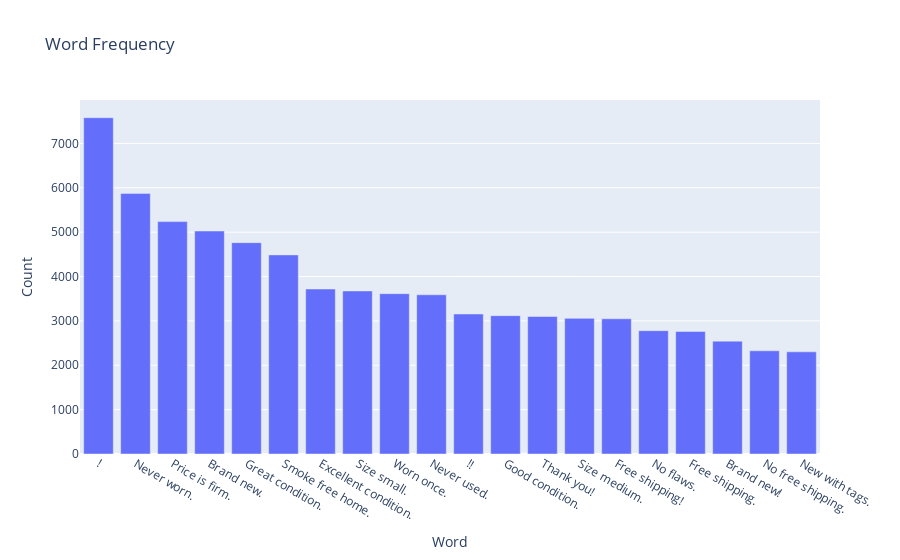

The notebook cell this image was saved under:
### Code cell
print(train.item_description.isnull().sum())

train = train[pd.notnull(train['item_description'])]

tokenize = nltk.data.load('tokenizers/punkt/english.pickle')
cat_desc = dict()
for cat in train['general_cat'].unique():
    text = ' '.join(train.loc[train['general_cat'] == cat, 'item_description'].values)
    cat_desc[cat] = tokenize.tokenize(text)


flat_lst = [item for sublist in list(cat_desc.values()) for item in sublist]
allWordsCount = Counter(flat_lst)
all_top10 = allWordsCount.most_common(20)
x = [w[0] for w in all_top10]
y = [w[1] for w in all_top10]
tracel = go.Bar(x=x, y=y)
layout = dict(title='Word Frequency', yaxis=dict(title='Count'), xaxis=dict(title='Word'))
fig = dict(data=[tracel], layout=layout)
py.iplot(fig)

### Figure 1 — Plotly figure (JSON) as saved in the notebook; plotly's stock layout.template omitted (floating-point values rounded to 4 significant figures)
{"data": [{"x": ["!", "Never worn.", "Price is firm.", "Brand new.", "Great condition.", "Smoke free home.", "Excellent condition.", "Size small.", "Worn once.", "Never used.", "!!", "Good condition.", "Thank you!", "Size medium.", "Free shipping!", "No flaws.", "Free shipping.", "Brand new!", "No free shipping.", "New with tags."], "y": [7580, 5874, 5238, 5026, 4764, 4488, 3719, 3675, 3614, 3589, 3156, 3118, 3099, 3057, 3048, 2780, 2763, 2544, 2326, 2303], "type": "bar"}], "layout": {"title": {"text": "Word Frequency"}, "xaxis": {"title": {"text": "Word"}}, "yaxis": {"title": {"text": "Count"}}}}
